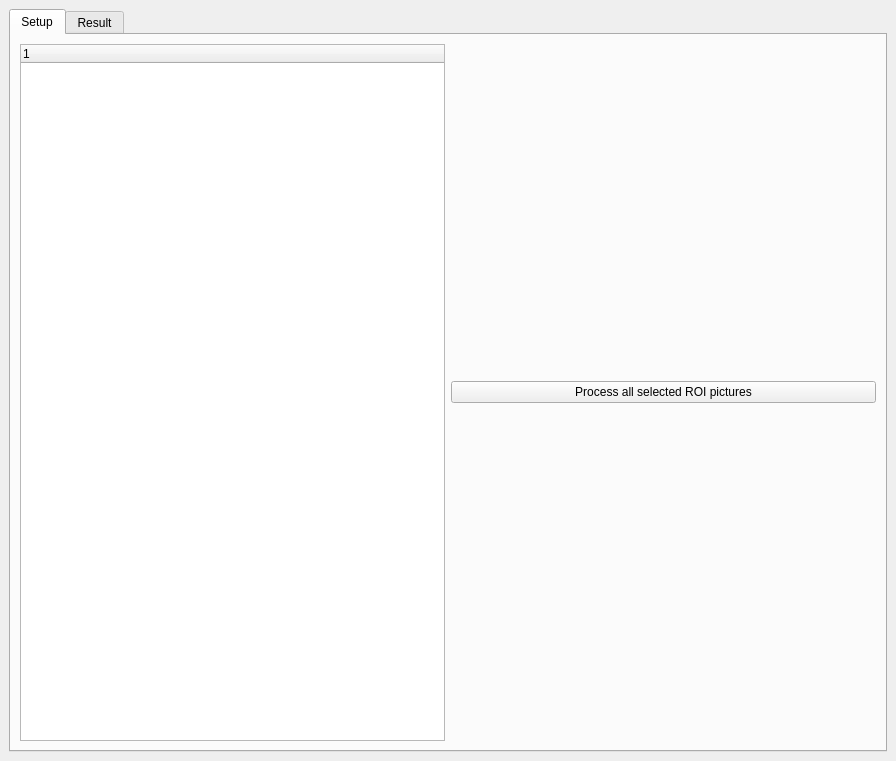
<?xml version="1.0" encoding="UTF-8"?>
<ui version="4.0">
 <class>bf_sresSubstrate_coorGen</class>
 <widget class="QMainWindow" name="bf_sresSubstrate_coorGen">
  <property name="geometry">
   <rect>
    <x>0</x>
    <y>0</y>
    <width>896</width>
    <height>761</height>
   </rect>
  </property>
  <property name="windowTitle">
   <string>MainWindow</string>
  </property>
  <widget class="QWidget" name="centralwidget">
   <layout class="QVBoxLayout" name="verticalLayout_2">
    <item>
     <layout class="QVBoxLayout" name="verticalLayout">
      <item>
       <widget class="QTabWidget" name="tabWidget">
        <property name="currentIndex">
         <number>0</number>
        </property>
        <widget class="QWidget" name="tab_setup">
         <attribute name="title">
          <string>Setup</string>
         </attribute>
         <layout class="QVBoxLayout" name="verticalLayout_3">
          <item>
           <layout class="QHBoxLayout" name="horizontalLayout">
            <item>
             <layout class="QVBoxLayout" name="lyt_coorHub">
              <item>
               <widget class="QTreeWidget" name="tree_img">
                <property name="sizePolicy">
                 <sizepolicy hsizetype="Minimum" vsizetype="Expanding">
                  <horstretch>0</horstretch>
                  <verstretch>0</verstretch>
                 </sizepolicy>
                </property>
                <property name="selectionMode">
                 <enum>QAbstractItemView::SelectionMode::ExtendedSelection</enum>
                </property>
                <column>
                 <property name="text">
                  <string notr="true">1</string>
                 </property>
                </column>
               </widget>
              </item>
             </layout>
            </item>
            <item>
             <layout class="QVBoxLayout" name="lyt">
              <item>
               <layout class="QFormLayout" name="lyt_params"/>
              </item>
              <item>
               <widget class="QPushButton" name="btn_process">
                <property name="text">
                 <string>Process all selected ROI pictures</string>
                </property>
               </widget>
              </item>
             </layout>
            </item>
           </layout>
          </item>
         </layout>
        </widget>
        <widget class="QWidget" name="tab_result">
         <attribute name="title">
          <string>Result</string>
         </attribute>
         <layout class="QVBoxLayout" name="verticalLayout_4">
          <item>
           <layout class="QHBoxLayout" name="horizontalLayout_2">
            <item>
             <layout class="QVBoxLayout" name="verticalLayout_7">
              <item>
               <widget class="QTreeWidget" name="tree_result">
                <property name="sizePolicy">
                 <sizepolicy hsizetype="Minimum" vsizetype="Expanding">
                  <horstretch>0</horstretch>
                  <verstretch>0</verstretch>
                 </sizepolicy>
                </property>
                <property name="selectionMode">
                 <enum>QAbstractItemView::SelectionMode::ExtendedSelection</enum>
                </property>
                <column>
                 <property name="text">
                  <string notr="true">1</string>
                 </property>
                </column>
               </widget>
              </item>
              <item>
               <widget class="QPushButton" name="btn_remove">
                <property name="text">
                 <string>Remove selected</string>
                </property>
               </widget>
              </item>
              <item>
               <widget class="QPushButton" name="btn_saveall">
                <property name="text">
                 <string>Save all</string>
                </property>
               </widget>
              </item>
             </layout>
            </item>
            <item>
             <layout class="QVBoxLayout" name="lyt_result"/>
            </item>
           </layout>
          </item>
         </layout>
        </widget>
       </widget>
      </item>
     </layout>
    </item>
   </layout>
  </widget>
 </widget>
 <resources/>
 <connections/>
</ui>
